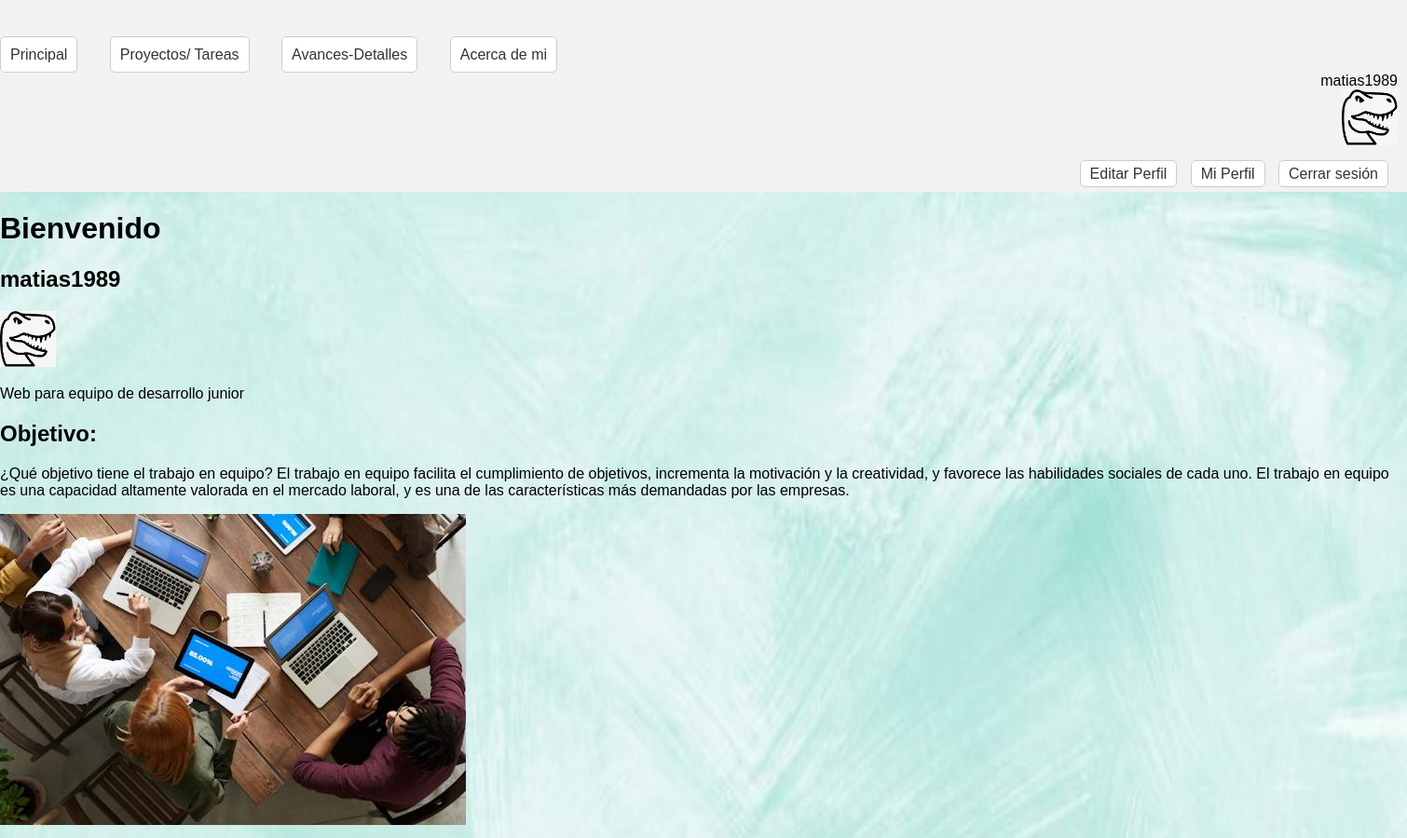
Before: / (signed in, upper part) with the older database file.
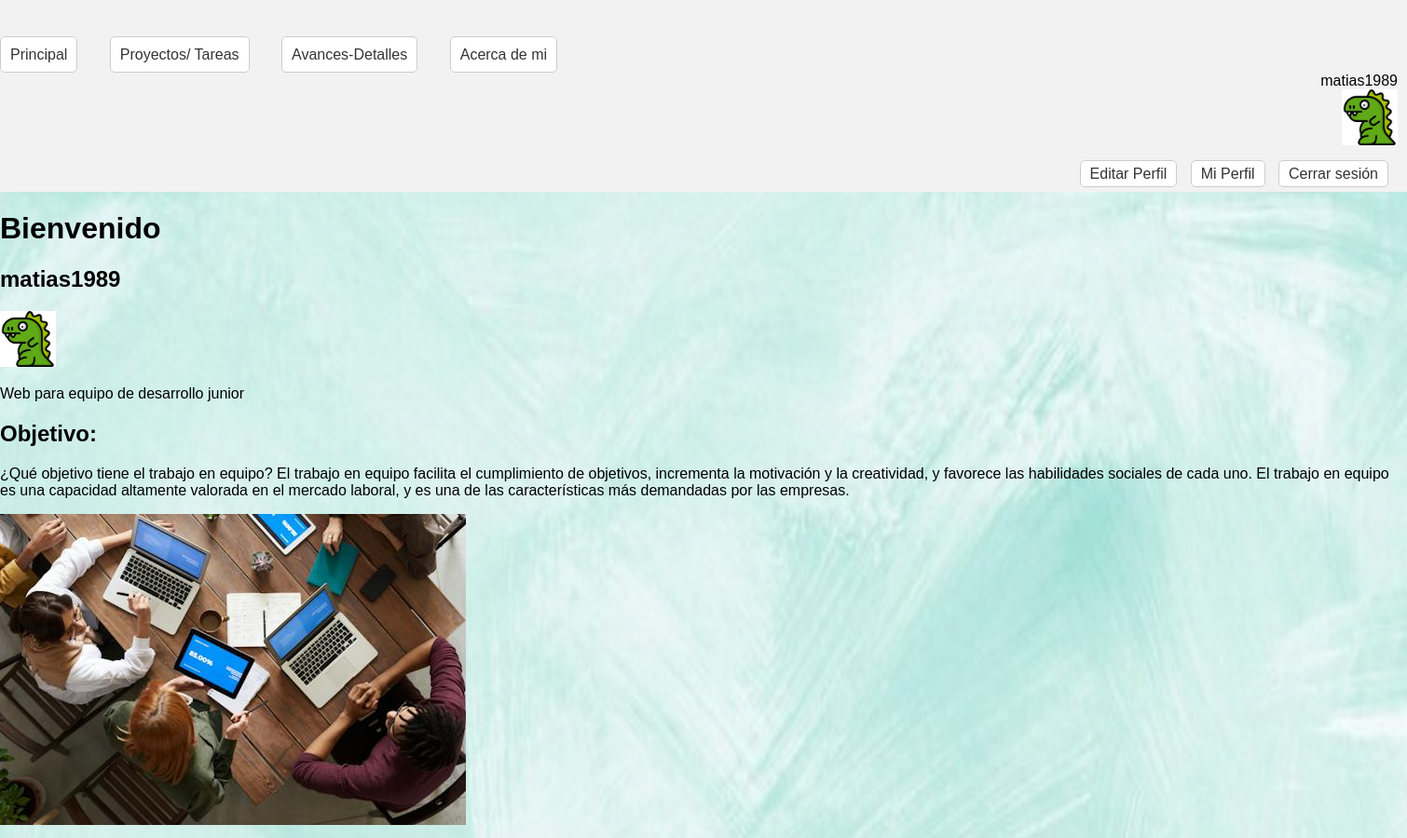
After: the same page with the newer database file.
### app1/models.py (models this page shows, shortened)
class Avatar(models.Model):
    user = models.ForeignKey(User, on_delete=models.CASCADE)
    imagen = models.ImageField(upload_to='avatares', null=True, blank = True)

### app1/views.py (the view)
# urls.py: path('',prueba),
def prueba(requets):
    if requets.user.is_authenticated:
        miavatar = Avatar.objects.filter(user=requets.user).first()
        a=requets.user
        return render(requets,"inicio.html",{'avatar': miavatar,'usuario':a})
    else:
        return render(requets,"inicio.html")

### app1/templates/inicio.html (shortened to what this page needs)
{% extends 'herencia.html' %}
{% load static %}
{% block dinamico %}
<!DOCTYPE html>
<html lang="en">
<head>
</head>
</head>
<head>
   <body>
    <h1>
        Bienvenido
    </h1>
    {% if request.user.is_authenticated %}
    <h2>{{ usuario }}</h2>
    {% if avatar and avatar.imagen %} <img height="60px" src="{{ avatar.imagen.url }}"> {% endif %}
    {% endif %}
    </body>
    <p>Web para equipo de desarrollo junior</p>
    <h2>
        Objetivo:
    </h2>
    <p>
        ¿Qué objetivo tiene el trabajo en equipo?
         El trabajo en equipo facilita el cumplimiento de objetivos, incrementa la motivación y la creatividad, y favorece las habilidades sociales de cada uno. El trabajo en equipo es una capacidad altamente valorada en el mercado laboral, y es una de las características más demandadas por las empresas.
    </p>
    <img src="{% static 'equipo.jpeg' %}" alt="">
       <!DOCTYPE html>
<html lang="es">
<head>
</head>
<body>
</body>
</html>
{% endblock %}

### app1/templates/herencia.html (shortened to what this page needs)
<!DOCTYPE html>
<html lang="es">
<head>
</head>
<body>
    <nav>
        <ul>
            <li>
                <a href="/">Principal</a>
            </li>
            <li>
                <a href="/tareas">Proyectos/ Tareas</a>
            </li>
            <li>
                <a href="/proyecto">Avances-Detalles</a>
            </li>
            <li>
                <a href="/mi">Acerca de mi</a>
            </li>
        </ul>
    </nav>
</body>
</html>
<html lang="es">
<head>
</head>
<body>
    <header>
        {% if request.user.is_authenticated %}
        <div id="user-info">
            <span>
                {{usuario}}
                <br>
                {% if avatar and avatar.imagen %} <img height="60px" src="{{ avatar.imagen.url }}"> {% endif %}
            </span>
        </div>
        <br>
        <div id="user-actions">
        <a href="{% url 'editarusuario' %}" id="logout-btn">Editar Perfil</a>
        <a href="{% url 'miperfil' %}" id="logout-btn">Mi Perfil</a>
        <a href="{% url 'cerrarseccion' %}" id="logout-btn">Cerrar sesión</a>
        {% else %}
        <a href="{% url 'login' %}" id="login-btn">Iniciar sesión</a>
        <a href="{% url 'registro' %}" id="logout-btn" >Registrarme</a></div>
        {% endif %}
    </header>
</body>
</html>
{% block dinamico %}
{% endblock %}

Changed rows visible on the page:
changed Avatar: imagen: a different picture
